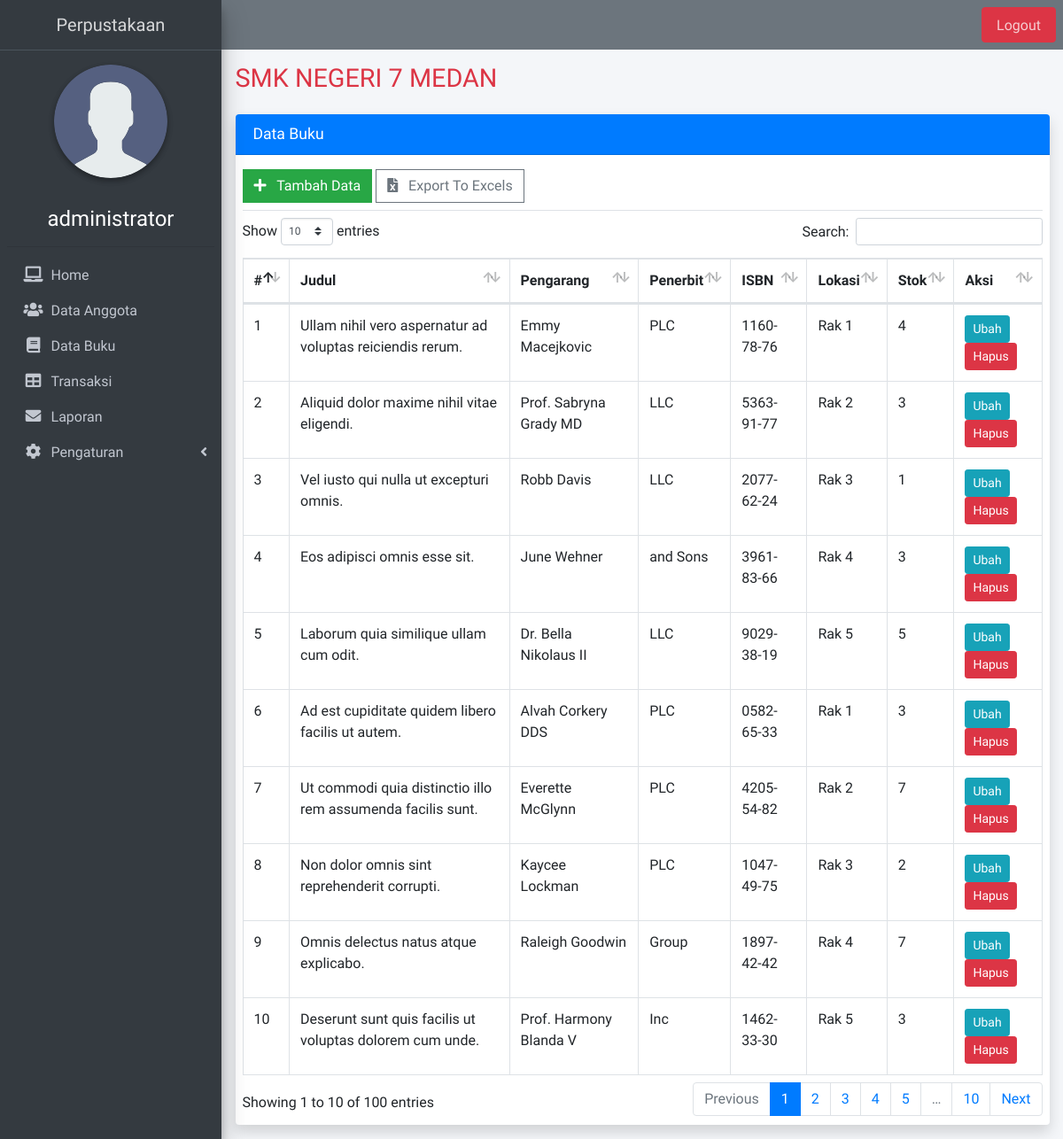
/admin/buku (signed in), run on an earlier commit of the app's database.
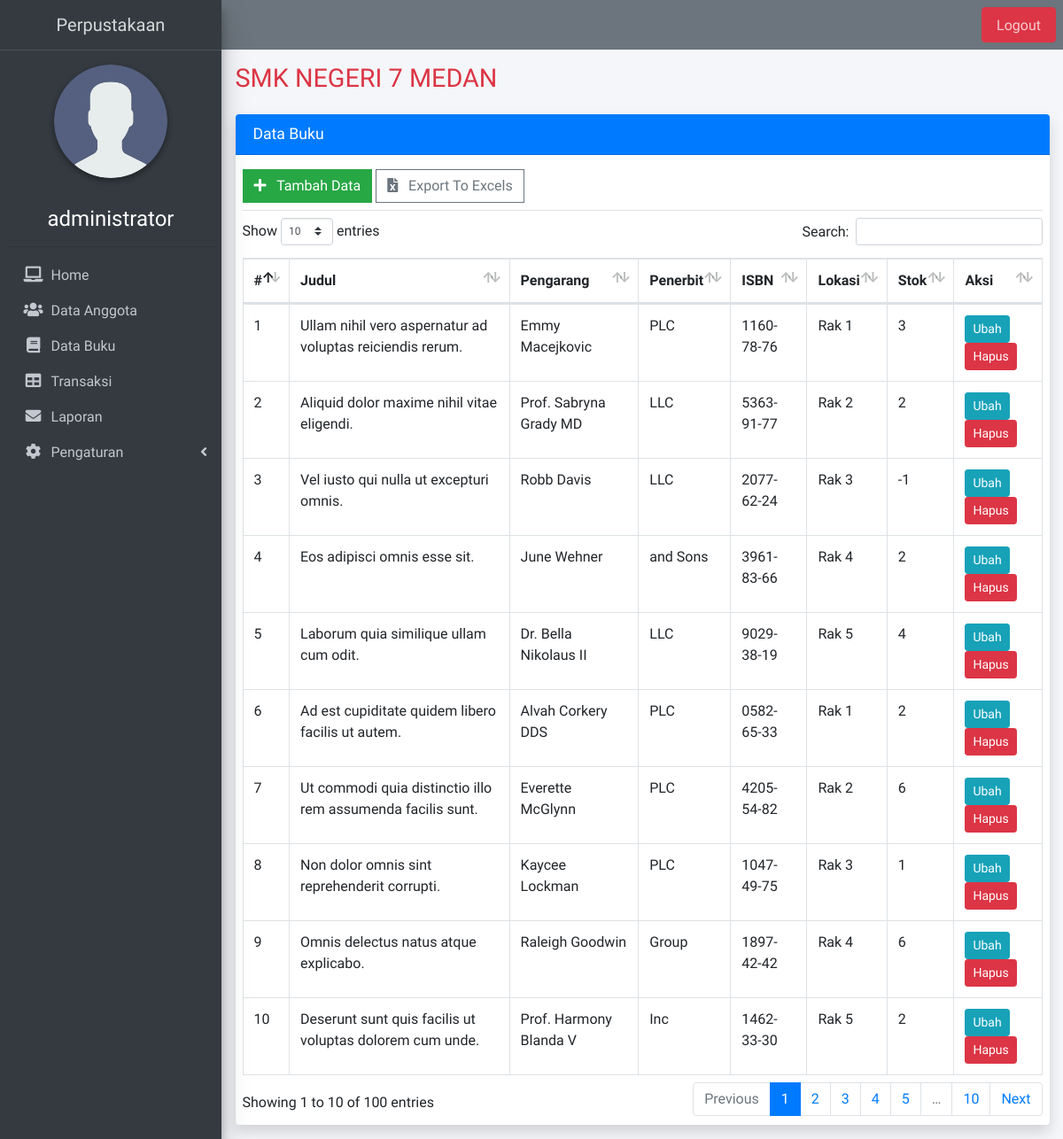
And on a later commit of the database.
### tables this page shows
CREATE TABLE `buku` (
  `id` int(11) NOT NULL,
  `kategori_id` int(11) NOT NULL,
  `lokasi_buku_id` int(11) NOT NULL,
  `kode_buku` varchar(50) NOT NULL,
  `judul` varchar(255) NOT NULL,
  `pengarang` varchar(255) NOT NULL,
  `penerbit` varchar(255) NOT NULL,
  `tahun_terbit` year(4) NOT NULL,
  `isbn` varchar(100) NOT NULL,
  `jumlah_buku` int(11) NOT NULL,
  `updated_at` datetime NOT NULL DEFAULT current_timestamp(),
  `created_at` datetime NOT NULL DEFAULT current_timestamp()
);

CREATE TABLE `lokasi_buku` (
  `id` int(11) NOT NULL,
  `kode` varchar(10) NOT NULL,
  `lokasi` varchar(50) NOT NULL,
  `created_at` datetime NOT NULL DEFAULT current_timestamp()
);

### helpers/base_url.php (called while the page is built)
<?php
function base_url($url = null){
	$base_url = "http://localhost/perpustakaan";
	if($url != null){
		return $base_url. "/" .$url;
	}
	else{
		return $base_url;
	}
}

### helpers/query.php (called while the page is built, shortened)
<?php
function list_query($query){
    global $conn;
    $result = mysqli_query($conn, $query)or die("Error: " . $conn);
    $rows = [];
    while($row = mysqli_fetch_assoc($result)){
        $rows[] = $row;
    }
    return $rows;
}

### admin/pages/buku/index.php (the view)
<div class="row">
  <div class="col">
    <div class="card shadow">
      <div class="card-header bg-primary">
        <h2 class="card-title">Data Buku</h2>
      </div>
      <div class="card-body p-2">
        <div class="mb-2 border-bottom py-2">
          <a href="<?=base_url()?>/admin/add-buku" class="btn btn-flat btn-success">
          <i class="fas fa-plus mr-2"></i>
            Tambah Data
          </a>
          <a href="<?=base_url()?>/admin/export-buku" class="btn btn-flat btn-outline-secondary">
          <i class="fas fa-file-excel mr-2"></i>
            Export To Excels
          </a>
        </div>
        <div class="table-responsive-md">
          <table id="" class="table table-bordered table-hover table-list display" style="width:100%">
            <thead>
              <tr>
                <th>#</th>
                <th>Judul</th>
                <th>Pengarang</th>
                <th>Penerbit</th>
                <th>ISBN</th>
                <th>Lokasi</th>
                <th>Stok</th>
                <th>Aksi</th>
              </tr>
            </thead>
            <tbody>
              <?php
              $no= 1;
              $query = "SELECT
                            buku.*,
                            kategori.kategori,
                            lokasi_buku.lokasi
                        FROM
                            buku
                        JOIN kategori ON kategori.id = buku.kategori_id
                        JOIN lokasi_buku on lokasi_buku.id = buku.lokasi_buku_id
                        ORDER BY
                          buku.id
                        ASC";
              $lists = list_query($query);
              foreach($lists as $list):
              ?>
              <tr>
                <td><?=$no++?></td>
                <td><?=$list['judul']?></td>
                <td><?=$list['pengarang']?></td>
                <td><?=$list['penerbit']?></td>
                <td><?=$list['isbn']?></td>
                <td><?=$list['lokasi']?></td>
                <td><?=$list['jumlah_buku']?></td>
                <td>
                  <a href="edit-buku/<?=$list['id']?>" class="btn btn-info mr-1 btn-sm">Ubah</a>
                  <a href="hapus-buku/<?=$list['id']?>" class="btn btn-danger btn-sm" onclick="return confirm('anda yaking ingin menghapus data ini!')">Hapus</a>
                </td>
              </tr>
              <?php
              endforeach;
              ?>
            </tbody>
          </table>
        </div>
      </div>
    </div>
  </div>
</div>

### admin/partials/header.php (shortened to what this page needs)
<!DOCTYPE html>
<html>
<head>
  <link rel="stylesheet" href="<?= base_url()?>/plugins/fontawesome-free/css/all.min.css">
  <link rel="stylesheet" href="https://code.ionicframework.com/ionicons/2.0.1/css/ionicons.min.css">
  <link rel="stylesheet"
    href="<?= base_url()?>/plugins/tempusdominus-bootstrap-4/css/tempusdominus-bootstrap-4.min.css">
  <link rel="stylesheet" href="<?= base_url()?>/plugins/icheck-bootstrap/icheck-bootstrap.min.css">
  <link rel="stylesheet" href="<?= base_url()?>/plugins/jqvmap/jqvmap.min.css">
  <link rel="stylesheet" href="<?= base_url()?>/assets/css/adminlte.min.css">
  <link rel="stylesheet" href="<?= base_url()?>/plugins/overlayScrollbars/css/OverlayScrollbars.min.css">
  <link rel="stylesheet" href="<?= base_url()?>/plugins/daterangepicker/daterangepicker.css">
  <link rel="stylesheet" href="<?= base_url()?>/plugins/summernote/summernote-bs4.css">
  <link rel="stylesheet" href="<?= base_url()?>/plugins/datatables-bs4/css/dataTables.bootstrap4.min.css">
  <link rel="stylesheet" href="<?= base_url()?>/plugins/select2/css/select2.min.css">
  <link rel="stylesheet" href="<?= base_url()?>plugins/select2-bootstrap4-theme/select2-bootstrap4.min.css">
</head>
<body class="hold-transition sidebar-mini layout-fixed">
  <div class="wrapper">

### admin/partials/navbar.php
<nav class="main-header navbar navbar-expand border-bottom-0 navbar-dark navbar-gray">
<ul class="navbar-nav ml-auto">
  <li class="nav-item">
    <a href="<?=base_url()?>/logout" class="nav-link btn btn-danger">Logout</a>
  </li>
</ul>
</nav>

### admin/partials/sidebar.php (shortened to what this page needs)
<aside class="main-sidebar elevation-4 sidebar-dark-danger">
  <a href="#" class="brand-link text-center">
    <span class="brand-text">Perpustakaan</span>
  </a>
  <div class="sidebar">
    <div class="mt-3 pb-3 mb-3 d-flex justify-content-center">
      <div class="image">
        <img src="<?= base_url()?>/assets/img/user.png" class="img-circle elevation-2" alt="User Image">
      </div>
    </div>
    <div class="info text-center">
      <h4 class="text-white"><?= $_SESSION['user']['nama']?></h4>
    </div>
    <hr>
    <nav class="mt-2">
      <ul class="nav nav-pills nav-sidebar flex-column nav-flat" data-widget="treeview" role="menu"
        data-accordion="false">
        <li class="nav-item">
          <a href="<?=base_url()?>/admin" class="nav-link">
            <i class="nav-icon fas fa-laptop"></i>
            <p>Home</p>
          </a>
        </li>
        <li class="nav-item">
          <a href="<?=base_url()?>/admin/anggota" class="nav-link">
            <i class="nav-icon fas fa-users"></i>
            <p>Data Anggota</p>
          </a>
        </li>
        <li class="nav-item">
          <a href="<?=base_url()?>/admin/buku" class="nav-link">
            <i class="nav-icon fas fa-book"></i>
            <p>Data Buku</p>
          </a>
        </li>
        <li class="nav-item">
          <a href="<?=base_url()?>/admin/transaksi" class="nav-link">
            <i class="nav-icon fas fa-table"></i>
            <p>Transaksi</p>
          </a>
        </li>
        <li class="nav-item">
          <a href="<?=base_url()?>/admin/laporan" class="nav-link">
            <i class="nav-icon fas fa-envelope"></i>
            <p>Laporan</p>
          </a>
        </li>
        <li class="nav-item has-treeview">
          <a href="#" class="nav-link">
            <i class="nav-icon fas fa-cog"></i>
            <p>
              Pengaturan
              <i class="fas fa-angle-left right"></i>
            </p>
          </a>
        </li>
      </ul>
    </nav>
  </div>
</aside>

### admin/index.php (shortened to what this page needs)
<?php
include_once 'partials/header.php';
include_once 'partials/navbar.php';
include_once 'partials/sidebar.php';
?>
    <div class="content-wrapper">
      <?php
      include_once 'partials/content_header.php';
      ?>
      <section class="content">
        <div class="container-fluid">
          <?php
            include "open_pages.php";
          ?>
        </div>
      </section>
<?php
include_once 'partials/footer.php';
?>

### admin/partials/content_header.php
<div class="content-header">
        <div class="container-fluid">
          <div class="row mb-2">
            <div class="col-sm-6">
              <h1 class="m-0 text-danger">SMK NEGERI 7 MEDAN</h1>
            </div>
          </div>
        </div>
      </div>

### admin/open_pages.php (shortened to what this page needs)
<?php
$page = isset($_GET['page']) ? $_GET['page'] : '';
switch ($page) {
  case 'buku':
    include "pages/buku/index.php";
    break;
}

### admin/partials/footer.php (shortened to what this page needs)
</div>
  </div>
</body>
</html>

What changed in the data, as far as the page shows it:
changed buku "Ullam nihil vero aspernatur ad voluptas reiciendis rerum.": jumlah_buku "4" → "3"
changed buku "Aliquid dolor maxime nihil vitae eligendi.": jumlah_buku "3" → "2"
changed buku "Vel iusto qui nulla ut excepturi omnis.": jumlah_buku "1" → "-1"
changed buku "Eos adipisci omnis esse sit.": jumlah_buku "3" → "2"
changed buku "Laborum quia similique ullam cum odit.": jumlah_buku "5" → "4"
changed buku "Ad est cupiditate quidem libero facilis ut autem.": jumlah_buku "3" → "2"
changed buku "Ut commodi quia distinctio illo rem assumenda facilis sunt.": jumlah_buku "7" → "6"
changed buku "Non dolor omnis sint reprehenderit corrupti.": jumlah_buku "2" → "1"
changed buku "Omnis delectus natus atque explicabo.": jumlah_buku "7" → "6"
changed buku "Deserunt sunt quis facilis ut voluptas dolorem cum unde.": jumlah_buku "3" → "2"
